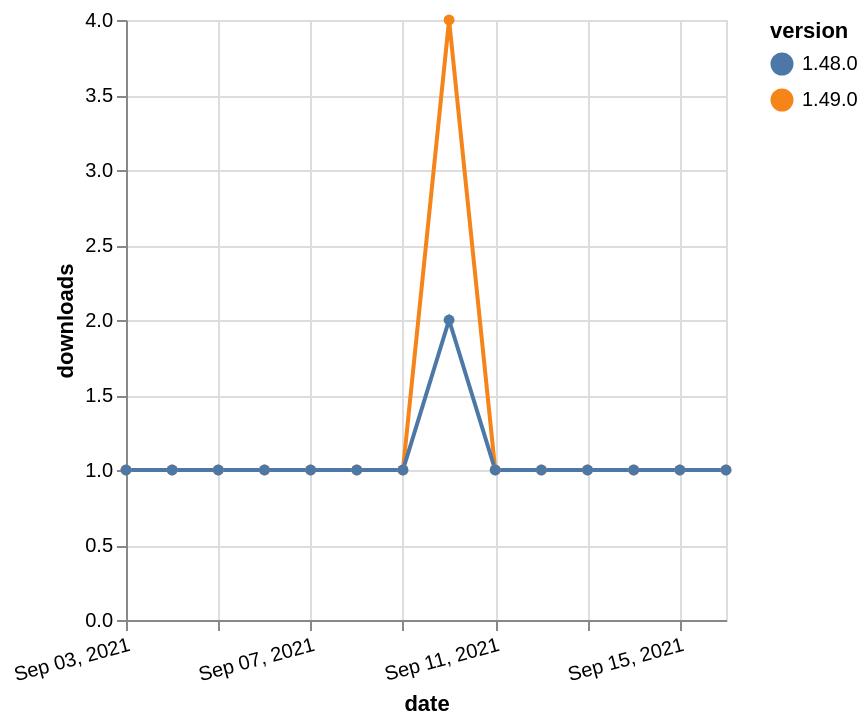

This figure's Vega-Lite source:
### Vega-Lite specification from a JSON file in a GitHub repository (floating-point values rounded to 4 significant figures)
{"$schema": "https://vega.github.io/schema/vega-lite/v5.json", "description": "A simple bar chart with embedded data.", "data": {"values": [{"date": "2021-09-03", "total": 205, "delta": 1, "version": "1.49.0"}, {"date": "2021-09-04", "total": 206, "delta": 1, "version": "1.49.0"}, {"date": "2021-09-05", "total": 207, "delta": 1, "version": "1.49.0"}, {"date": "2021-09-06", "total": 208, "delta": 1, "version": "1.49.0"}, {"date": "2021-09-07", "total": 209, "delta": 1, "version": "1.49.0"}, {"date": "2021-09-08", "total": 210, "delta": 1, "version": "1.49.0"}, {"date": "2021-09-09", "total": 211, "delta": 1, "version": "1.49.0"}, {"date": "2021-09-10", "total": 215, "delta": 4, "version": "1.49.0"}, {"date": "2021-09-11", "total": 216, "delta": 1, "version": "1.49.0"}, {"date": "2021-09-12", "total": 217, "delta": 1, "version": "1.49.0"}, {"date": "2021-09-13", "total": 218, "delta": 1, "version": "1.49.0"}, {"date": "2021-09-14", "total": 219, "delta": 1, "version": "1.49.0"}, {"date": "2021-09-15", "total": 220, "delta": 1, "version": "1.49.0"}, {"date": "2021-09-16", "total": 221, "delta": 1, "version": "1.49.0"}, {"date": "2021-09-03", "total": 253, "delta": 1, "version": "1.48.0"}, {"date": "2021-09-04", "total": 254, "delta": 1, "version": "1.48.0"}, {"date": "2021-09-05", "total": 255, "delta": 1, "version": "1.48.0"}, {"date": "2021-09-06", "total": 256, "delta": 1, "version": "1.48.0"}, {"date": "2021-09-07", "total": 257, "delta": 1, "version": "1.48.0"}, {"date": "2021-09-08", "total": 258, "delta": 1, "version": "1.48.0"}, {"date": "2021-09-09", "total": 259, "delta": 1, "version": "1.48.0"}, {"date": "2021-09-10", "total": 261, "delta": 2, "version": "1.48.0"}, {"date": "2021-09-11", "total": 262, "delta": 1, "version": "1.48.0"}, {"date": "2021-09-12", "total": 263, "delta": 1, "version": "1.48.0"}, {"date": "2021-09-13", "total": 264, "delta": 1, "version": "1.48.0"}, {"date": "2021-09-14", "total": 265, "delta": 1, "version": "1.48.0"}, {"date": "2021-09-15", "total": 266, "delta": 1, "version": "1.48.0"}, {"date": "2021-09-16", "total": 267, "delta": 1, "version": "1.48.0"}]}, "width": "container", "mark": {"type": "line", "point": {"filled": true}}, "encoding": {"x": {"field": "date", "type": "temporal", "timeUnit": "yearmonthdate", "title": "date", "axis": {"labelAngle": -15}}, "y": {"field": "delta", "type": "quantitative", "title": "downloads"}, "color": {"field": "version", "type": "nominal"}, "tooltip": {"field": "delta"}}}
